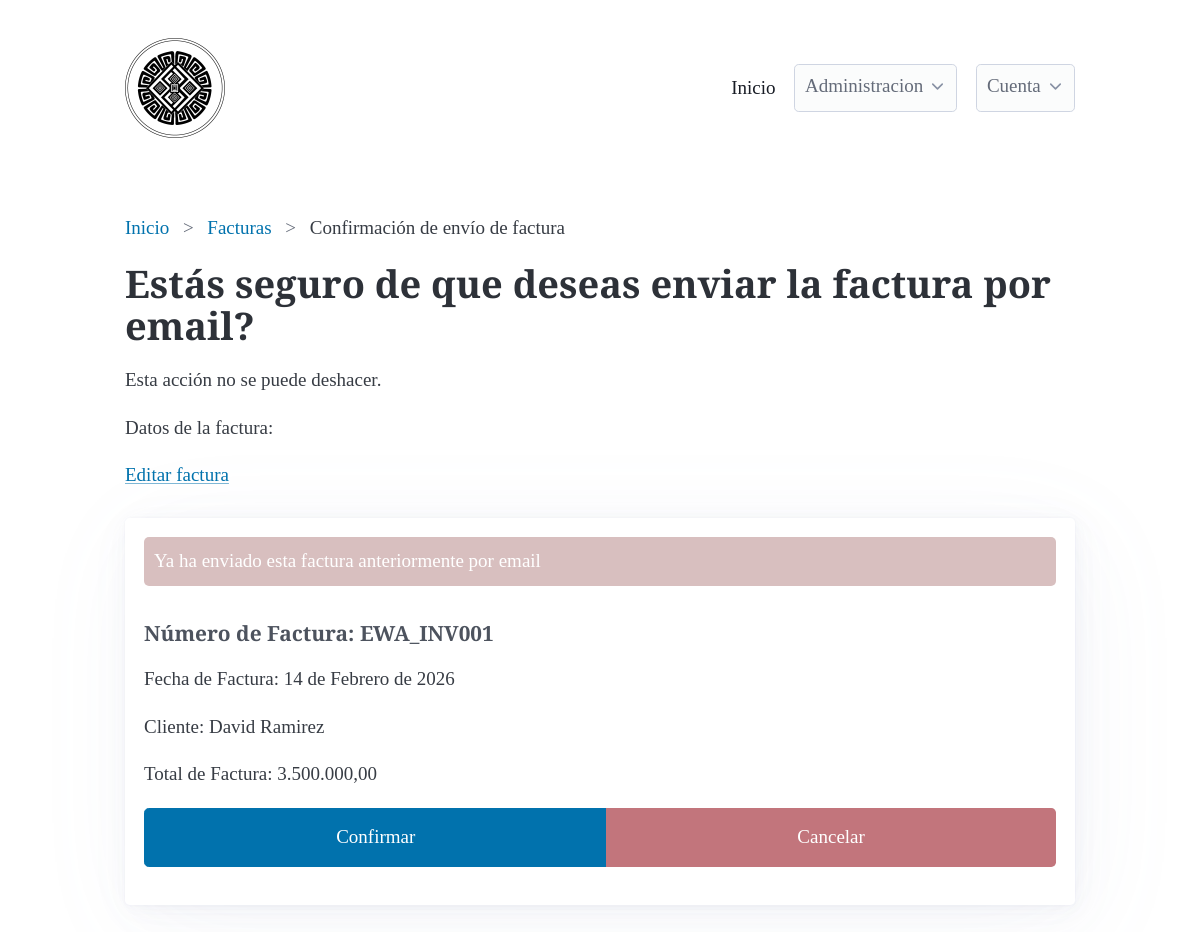
The app's page /invoices/confirm_email/1/ (signed in) with its own data.
### invoices/models.py (models this page shows, shortened)
class Invoice(models.Model):
    def generate_invoice_number():
        last_invoice = Invoice.objects.all().aggregate(Max('id'))['id__max']
        next_number = 1 if last_invoice is None else last_invoice + 1
        return f'EWA_INV{next_number:03d}'
    client = models.ForeignKey(Client, on_delete=models.CASCADE, null=True, blank=True)
    invoice_number = models.CharField(max_length=100, null=True, blank=True, default=generate_invoice_number)
    invoice_type = models.CharField(max_length=100, null=True, blank=True)
    invoice_date = models.DateField(null=False, blank=False, default=timezone.now)
    INVOICE_STATUS_CHOICES = [
        ('Pendiente de Pago', 'Pendiente de Pago'),
        ('Pagado', 'Pagado'),
        ('Cancelado', 'Cancelado'),
    ]
    invoice_status = models.CharField(max_length=100, null=True, blank=True, choices=INVOICE_STATUS_CHOICES, default='Pendiente de Pago')
    observation = models.TextField(null=True, blank=True)
    invoice_quantity = models.IntegerField(null=True, blank=True)
    invoice_discount = models.DecimalField(max_digits=10, decimal_places=2, null=True, blank=True)
    invoice_discount_description = models.CharField(max_length=100, null=True, blank=True)
    invoice_total = models.DecimalField(max_digits=10, decimal_places=2, null=True, blank=True)
    invoice_balance = models.DecimalField(max_digits=10, decimal_places=2, null=True, blank=True)
    additional_notes = models.TextField(null=True, blank=True)
    created_at = models.DateTimeField(auto_now_add=True)
    email_sent = models.BooleanField(null=True, blank=True, default=False)

### clients/models.py (models this page shows, shortened)
class Client(models.Model):
    created_at = models.DateTimeField(auto_now_add=True, null=True, blank=True)
    name = models.CharField(max_length=100, null=False, blank=False, validators=[MinLengthValidator(3)])
    email = models.EmailField(null=True, blank=True, validators=[EmailValidator])
    phone = models.CharField(max_length=15, null=True, blank=True, validators=[MinLengthValidator(10), RegexValidator(r'^\d{10}$')])
    address = models.TextField(max_length=255, null=True, blank=True)
    DOCUMENT_TYPE_CHOICES = [
        ('CC', 'Cédula de Ciudadanía'),
        ('TI', 'Tarjeta de Identidad'),
        ('CE', 'Cédula de Extranjería'),
        ('NIT', 'Número de Identificación Tributaria'),
        ('PAS', 'Pasaporte'),
    ]
    document_type = models.CharField(max_length=100, null=True, blank=True, choices=DOCUMENT_TYPE_CHOICES)
    document_number = models.CharField(max_length=100, null=True, blank=True)

### invoices/views.py (the view, shortened to what this page needs)
# urls.py: path('confirm_email/<int:invoice_id>/', views.InvoiceConfirmEmailView.as_view(), name='confirm_email'),
class InvoiceConfirmEmailView(LoginRequiredMixin, View):
    template_name = 'invoices/invoice_confirm_email.html'
    success_url = reverse_lazy('invoices:invoices_list')
    def get(self, request, *args, **kwargs):
        invoice = Invoice.objects.get(id=kwargs['invoice_id'])
        return render(request, self.template_name, {'invoice': invoice})

### invoices/templates/invoices/invoice_confirm_email.html (shortened to what this page needs)
{% extends "base.html" %}
{% block breadcrumb %}
<nav aria-label="breadcrumb">
    <ul>
       <li><a href="{% url 'dashboard:dashboard' %}">Inicio</a></li>
       <li><a href="{% url 'invoices:invoices_list' %}">Facturas</a></li>
       <li>Confirmación de envío de factura</li>
    </ul>
  </nav>
{% endblock %}
{% block content %}
<h1>Estás seguro de que deseas enviar la factura por email?</h1>
<p>Esta acción no se puede deshacer.</p>
<p>Datos de la factura:</p>
<a href="{% url 'invoices:invoices_update' invoice.id %}">
    Editar factura
</a>
<br>
<br>
<article>
{% if invoice.email_sent %}
<p style="background-color: #d8bfbf; padding: 10px; border-radius: 5px; color: white;">Ya ha enviado esta factura anteriormente por email</p>
{% endif %}
<h4>Número de Factura: {{ invoice.invoice_number }}</h4>
<p>Fecha de Factura: {{ invoice.invoice_date }}</p>
<p>Cliente: {{ invoice.client.name }}</p>
<p>Total de Factura: {{ invoice.invoice_total }}</p>
<form method="post">
    <div role="group">
        <button type="submit" class="btn btn-success">Confirmar</button>
        <button type="button" class="btn btn-danger" onclick="window.location.href='{% url 'invoices:invoices_list' %}'">Cancelar</button>
    </div>
</form>
</article>
{% endblock %}

### static/css/style.css (style rules this page uses)
:root { font-family: 'Cormorant', serif; }
h1 { font-size: 2rem; font-weight: 700; font-family: 'Cormorant', serif; }
h4 { font-size: 1.1rem; font-weight: 700; font-family: 'Cormorant', serif; }
button { background-color: #927c3f; color: white; border: none; }
.btn-danger { background-color: #c2757c; color: white; border: none; }

### records on screen
Invoice: invoice_number "EWA_INV001", invoice_date "14 de Febrero de 2026", client.name "David Ramirez", invoice_total "3.500.000,00"
